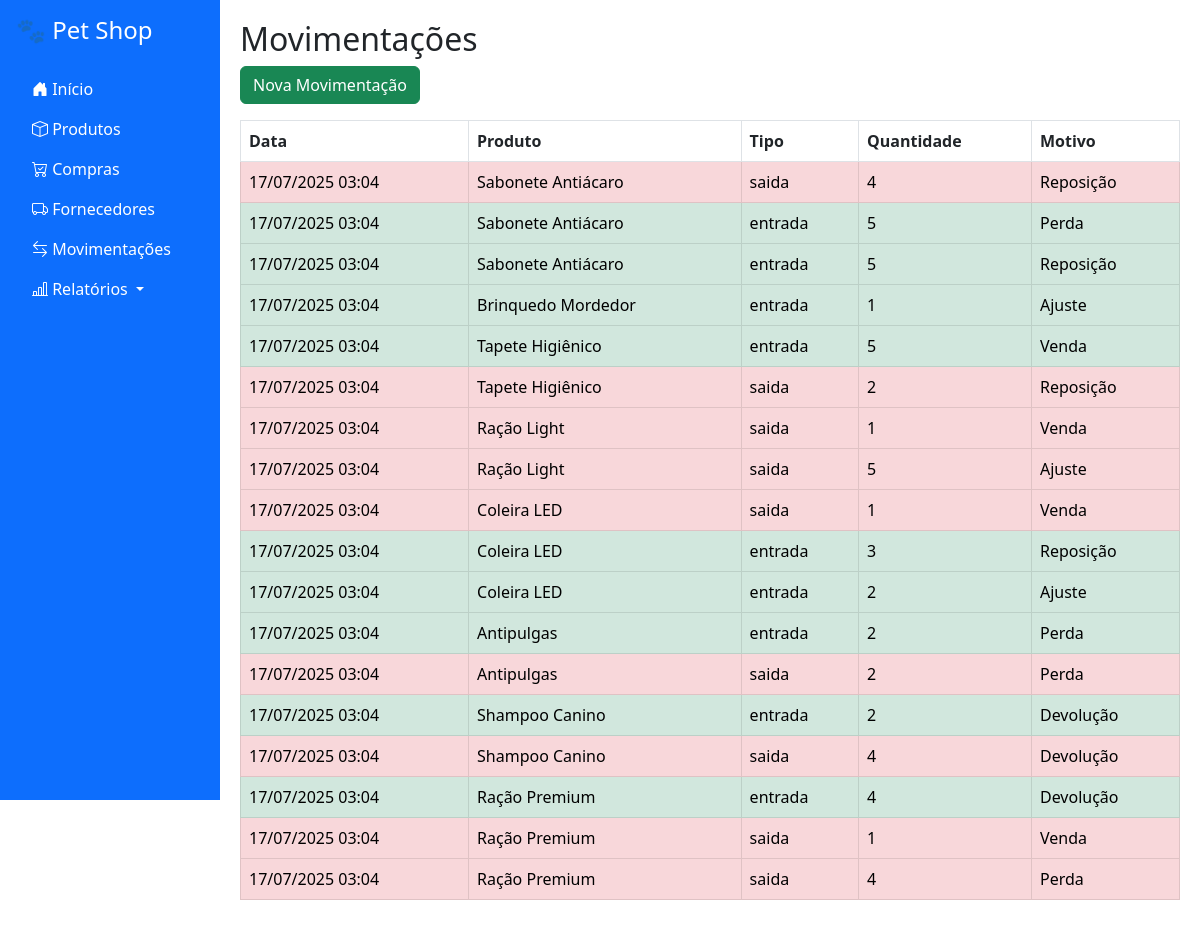
Page /movimentacoes on the committed database.
### app/models.py (models this page shows)
class Movimentacao(db.Model):
    id = db.Column(db.Integer, primary_key=True)
    produto_id = db.Column(db.Integer, db.ForeignKey('produto.id'), nullable=False)
    tipo = db.Column(db.String(10))  # entrada ou saida
    quantidade = db.Column(db.Integer, nullable=False)
    motivo = db.Column(db.String(100))
    data = db.Column(db.DateTime, default=datetime.utcnow)
    produto = db.relationship('Produto')

class Produto(db.Model):
    id = db.Column(db.Integer, primary_key=True)
    nome = db.Column(db.String(100), nullable=False)
    lote = db.Column(db.String(50))
    validade = db.Column(db.Date)
    quantidade = db.Column(db.Integer, default=0)
    estoque_minimo = db.Column(db.Integer, default=10)
    estoque_maximo = db.Column(db.Integer, default=100)

### app/routes.py (the view)
@app.route("/movimentacoes")
def listar_movimentacoes():
    movimentacoes = Movimentacao.query.order_by(Movimentacao.data.desc()).all()
    return render_template("movimentacoes.html", movimentacoes=movimentacoes)

### app/templates/movimentacoes.html
{% extends 'base.html' %}
{% block content %}
<h2>Movimentações</h2>
<a class="btn btn-success mb-3" href="{{ url_for('nova_movimentacao') }}">Nova Movimentação</a>
<table class="table table-bordered">
    <thead>
        <tr>
            <th>Data</th>
            <th>Produto</th>
            <th>Tipo</th>
            <th>Quantidade</th>
            <th>Motivo</th>
        </tr>
    </thead>
    <tbody>
        {% for mov in movimentacoes %}
        <tr class="{{ 'table-danger' if mov.tipo == 'saida' else 'table-success' }}">
            <td>{{ mov.data.strftime('%d/%m/%Y %H:%M') }}</td>
            <td>{{ mov.produto.nome }}</td>
            <td>{{ mov.tipo }}</td>
            <td>{{ mov.quantidade }}</td>
            <td>{{ mov.motivo }}</td>
        </tr>
        {% endfor %}
    </tbody>
</table>
{% endblock %}

### app/templates/base.html (style rules this page uses)
body { display: flex; }

### rows in the picture
Movimentacao: data "17/07/2025 03:04", produto.nome "Sabonete Antiácaro", tipo "saida", quantidade "4", motivo "Reposição"
Movimentacao: data "17/07/2025 03:04", produto.nome "Sabonete Antiácaro", tipo "entrada", quantidade "5", motivo "Perda"
Movimentacao: data "17/07/2025 03:04", produto.nome "Sabonete Antiácaro", tipo "entrada", quantidade "5", motivo "Reposição"
Movimentacao: data "17/07/2025 03:04", produto.nome "Brinquedo Mordedor", tipo "entrada", quantidade "1", motivo "Ajuste"
Movimentacao: data "17/07/2025 03:04", produto.nome "Tapete Higiênico", tipo "entrada", quantidade "5", motivo "Venda"
Movimentacao: data "17/07/2025 03:04", produto.nome "Tapete Higiênico", tipo "saida", quantidade "2", motivo "Reposição"
Movimentacao: data "17/07/2025 03:04", produto.nome "Ração Light", tipo "saida", quantidade "1", motivo "Venda"
Movimentacao: data "17/07/2025 03:04", produto.nome "Ração Light", tipo "saida", quantidade "5", motivo "Ajuste"
Movimentacao: data "17/07/2025 03:04", produto.nome "Coleira LED", tipo "saida", quantidade "1", motivo "Venda"
Movimentacao: data "17/07/2025 03:04", produto.nome "Coleira LED", tipo "entrada", quantidade "3", motivo "Reposição"
Movimentacao: data "17/07/2025 03:04", produto.nome "Coleira LED", tipo "entrada", quantidade "2", motivo "Ajuste"
Movimentacao: data "17/07/2025 03:04", produto.nome "Antipulgas", tipo "entrada", quantidade "2", motivo "Perda"
Movimentacao: data "17/07/2025 03:04", produto.nome "Antipulgas", tipo "saida", quantidade "2", motivo "Perda"
Movimentacao: data "17/07/2025 03:04", produto.nome "Shampoo Canino", tipo "entrada", quantidade "2", motivo "Devolução"
Movimentacao: data "17/07/2025 03:04", produto.nome "Shampoo Canino", tipo "saida", quantidade "4", motivo "Devolução"
Movimentacao: data "17/07/2025 03:04", produto.nome "Ração Premium", tipo "entrada", quantidade "4", motivo "Devolução"
Movimentacao: data "17/07/2025 03:04", produto.nome "Ração Premium", tipo "saida", quantidade "1", motivo "Venda"
Movimentacao: data "17/07/2025 03:04", produto.nome "Ração Premium", tipo "saida", quantidade "4", motivo "Perda"
